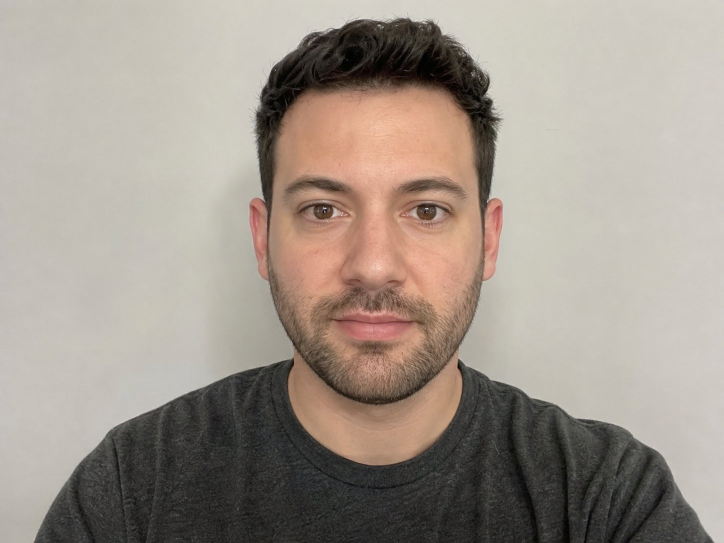
#> input picture tests/testface.jpg, 1448 x 1086 px, found by its file name (shown at 1/2 size)
$ python make_y4m.py
#> lines starting #> are read from the running program, lines starting #| are printed output that depends on the picture
#!/usr/bin/env python3
"""Encode tests/testface.jpg into a looping Y4M (I420) file so headless
Chromium's --use-file-for-fake-video-capture can serve a real face to
getUserMedia during the smoke test."""
from PIL import Image
import numpy as np

W, H, FPS, FRAMES = 640, 480, 30, 60

img = Image.open('tests/testface.jpg').convert('RGB')
#> img is the input picture: PIL image 1448x1086 RGB; mean R, G, B 159.9, 149.7, 139.7
# cover-crop to 4:3
src_ratio = img.width / img.height
#> src_ratio = 1.33
dst_ratio = W / H
if src_ratio > dst_ratio:
    nw = int(img.height * dst_ratio)
    img = img.crop(((img.width - nw) // 2, 0, (img.width + nw) // 2, img.height))
else:
    nh = int(img.width / dst_ratio)
#> nh = 1086
    img = img.crop((0, (img.height - nh) // 2, img.width, (img.height + nh) // 2))
img = img.resize((W, H), Image.LANCZOS)
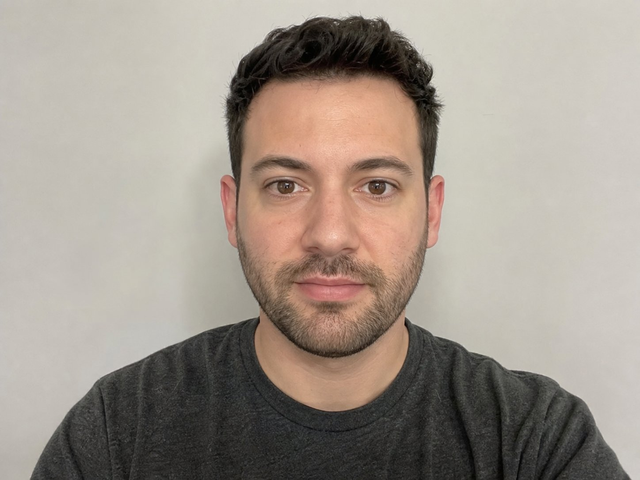
#> img: PIL image 640x480 RGB; mean R, G, B 159.9, 149.7, 139.7
rgb = np.asarray(img).astype(np.float64)
R, G, B = rgb[..., 0], rgb[..., 1], rgb[..., 2]
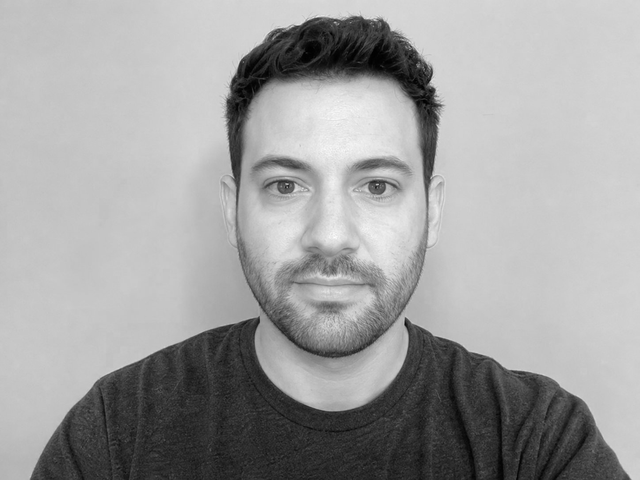
#> R: shape (480, 640) float64; min 0, max 255, mean 159.9
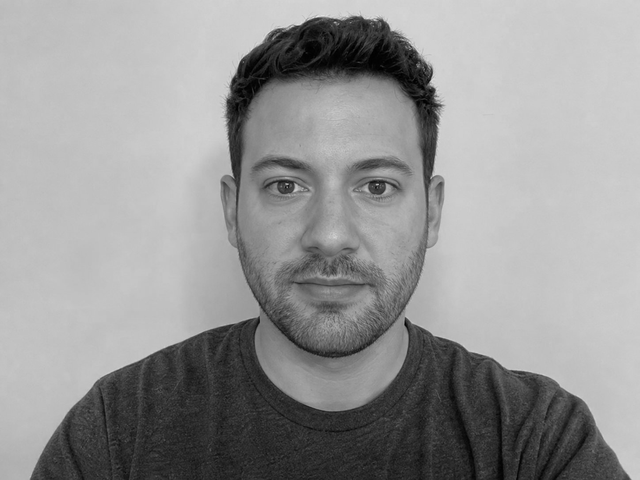
#> G: shape (480, 640) float64; min 0, max 234, mean 149.7
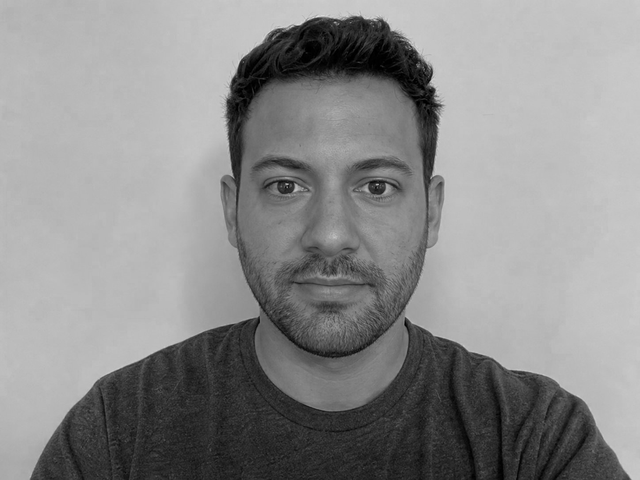
#> B: shape (480, 640) float64; min 0, max 227, mean 139.7
Y = np.clip(0.257 * R + 0.504 * G + 0.098 * B + 16, 0, 255)
U = np.clip(-0.148 * R - 0.291 * G + 0.439 * B + 128, 0, 255)
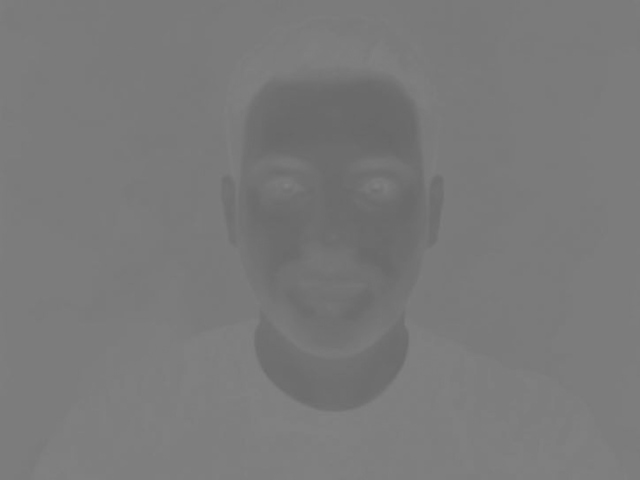
#> U: shape (480, 640) float64; min 103.6, max 130.2, mean 122.1
V = np.clip(0.439 * R - 0.368 * G - 0.071 * B + 128, 0, 255)
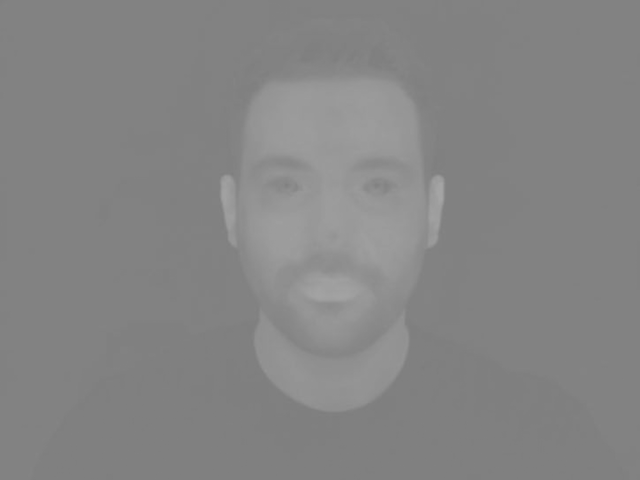
#> V: shape (480, 640) float64; min 125.7, max 166.3, mean 133.2

def plane(a, sx=1, sy=1):
    a = a[::sy, ::sx]
    return a.astype(np.uint8).tobytes()

frame = b'FRAME\n' + plane(Y) + plane(U, 2, 2) + plane(V, 2, 2)
with open('tests/face.y4m', 'wb') as f:
    f.write(f'YUV4MPEG2 W{W} H{H} F{FPS}:1 Ip A1:1 C420\n'.encode())
    for _ in range(FRAMES):
        f.write(frame)
print('wrote tests/face.y4m', W, H, FRAMES, 'frames')
